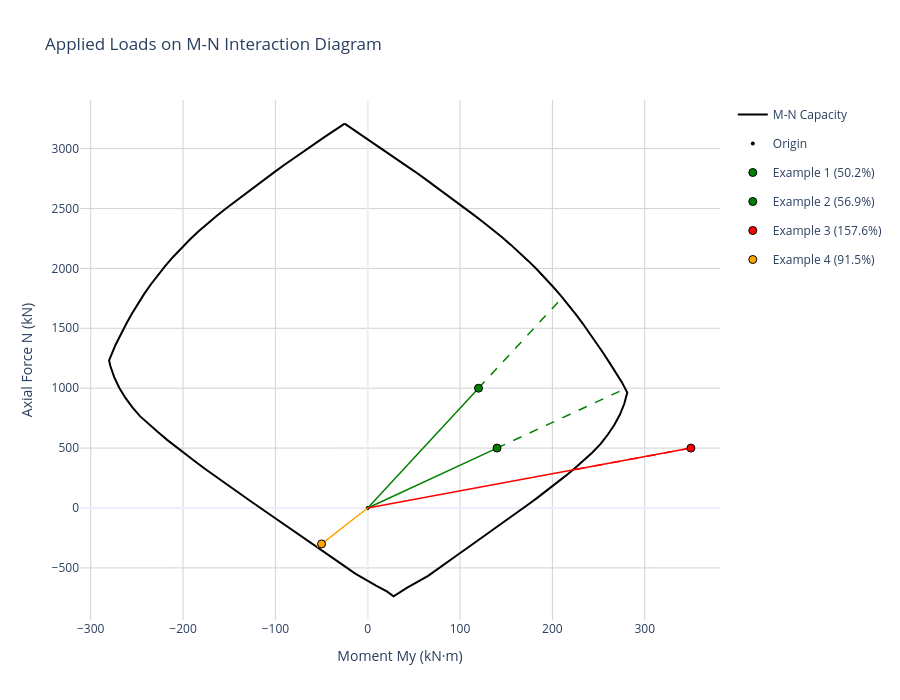

Write notebook code for a chart like this one.
### Markdown cell above
### Visualize Applied Loads on M-N Diagram

### Code cell
# Visualize applied loads using the new plot() method with load points
load_cases = [
    {"N_Ed": N_Ed_1, "M_Ed": M_Ed_1, "name": f"Example 1 ({util_1:.1%})"},
    {"N_Ed": N_Ed_2, "M_Ed": M_Ed_2, "name": f"Example 2 ({util_2:.1%})"},
    {"N_Ed": N_Ed_3, "M_Ed": M_Ed_3, "name": f"Example 3 ({util_3:.1%})"},
    {"N_Ed": N_Ed_4, "M_Ed": M_Ed_4, "name": f"Example 4 ({util_4:.1%})"},
]

fig = diagram.plot_mn(
    load_points=load_cases,
    show_vectors=True,
    show_metadata=True,
    show=True,
    title="Applied Loads on M-N Interaction Diagram",
    n_points=120
)

# The interactive plot shows:
# - Color-coded load points (green=safe, orange=warning, red=unsafe)
# - Vector rays from origin through load points to capacity boundary
# - Hover over load points to see full metadata:
#   * N_Ed, M_Ed (applied loads)
#   * N_Rd, M_Rd (capacity)
#   * Utilization ratio
#   * Pass/Fail status

### Figure 1 — Plotly figure (JSON) as saved in the notebook; plotly's stock layout.template omitted (floating-point values rounded to 4 significant figures)
{"data": [{"hovertemplate": "M: %{x:.1f} kN·m<br>N: %{y:.1f} kN<extra></extra>", "line": {"color": "black", "width": 2}, "mode": "lines", "name": "M-N Capacity", "type": "scatter", "x": [-25.0, -14.1, -3.126, 7.827, 18.72, 29.56, 40.34, 51.05, 61.72, 72.34, 82.93, 93.46, 104.0, 114.4, 124.8, 135.1, 145.2, 155.1, 164.7, 174.2, 183.3, 192.2, 200.9, 209.3, 217.5, 225.4, 233.1, 240.5, 247.8, 254.9, 261.8, 268.6, 275.4, 281.1, 277.8, 273.2, 267.1, 260.1, 252.2, 243.3, 233.8, 224.0, 213.9, 203.7, 193.3, 182.9, 172.3, 161.7, 151.0, 140.3, 129.6, 118.9, 108.2, 97.45, 86.68, 76.02, 65.38, 53.91, 42.28, 28.03, 20.69, 9.006, -2.58, -13.95, -24.71, -35.47, -46.31, -57.17, -68.0, -78.83, -89.64, -100.4, -111.2, -122.0, -132.8, -143.6, -154.3, -165.0, -175.6, -186.2, -196.7, -207.0, -217.3, -227.2, -237.1, -246.7, -255.0, -262.6, -269.1, -274.6, -278.6, -280.1, -273.0, -267.5, -261.6, -255.5, -249.0, -242.1, -234.8, -227.1, -219.0, -210.6, -201.8, -192.6, -183.2, -173.4, -163.4, -153.2, -142.8, -132.3, -121.8, -111.3, -100.8, -90.13, -79.44, -68.69, -57.86, -46.94, -35.94, -25.0], "y": [3208.0, 3151.0, 3095.0, 3039.0, 2982.0, 2924.0, 2866.0, 2808.0, 2749.0, 2690.0, 2630.0, 2570.0, 2509.0, 2449.0, 2388.0, 2325.0, 2261.0, 2196.0, 2129.0, 2060.0, 1990.0, 1918.0, 1845.0, 1770.0, 1694.0, 1616.0, 1537.0, 1458.0, 1377.0, 1296.0, 1214.0, 1131.0, 1048.0, 963.3, 869.6, 780.1, 694.6, 613.1, 535.5, 463.6, 395.5, 329.6, 265.7, 202.7, 141.5, 80.65, 20.96, -38.53, -97.44, -156.1, -214.7, -273.5, -332.1, -390.3, -448.3, -507.4, -566.3, -617.3, -666.5, -737.6, -695.6, -647.1, -597.4, -545.5, -487.4, -429.3, -371.9, -314.6, -257.2, -199.7, -142.0, -84.16, -26.4, 31.38, 89.26, 147.3, 205.9, 264.7, 323.8, 384.1, 444.3, 506.4, 568.7, 633.3, 699.0, 766.4, 841.5, 920.9, 1004.0, 1092.0, 1183.0, 1231.0, 1363.0, 1450.0, 1536.0, 1621.0, 1705.0, 1787.0, 1867.0, 1946.0, 2023.0, 2097.0, 2170.0, 2240.0, 2309.0, 2375.0, 2440.0, 2502.0, 2564.0, 2625.0, 2685.0, 2745.0, 2805.0, 2865.0, 2923.0, 2982.0, 3039.0, 3096.0, 3152.0, 3208.0]}, {"hovertemplate": "Origin (0,0)<extra></extra>", "marker": {"color": "black", "size": 4, "symbol": "circle"}, "mode": "markers", "name": "Origin", "type": "scatter", "x": [0], "y": [0]}, {"hoverinfo": "skip", "legendgroup": "lc_0", "line": {"color": "green", "dash": "solid", "width": 1.5}, "mode": "lines", "showlegend": false, "type": "scatter", "x": [0, 140], "y": [0, 500]}, {"hoverinfo": "skip", "legendgroup": "lc_0", "line": {"color": "green", "dash": "dash", "width": 1.5}, "mode": "lines", "showlegend": false, "type": "scatter", "x": [140, 278.9], "y": [500, 996.0]}, {"hovertemplate": "<b>Example 1 (50.2%)</b><br>N_Ed: 500.0 kN<br>M_Ed: 140.0 kN·m<br>N_Rd: 996.0 kN<br>M_Rd: 278.9 kN·m<br>Utilization: 50.2%<br>Status: ✓ PASS<extra></extra>", "legendgroup": "lc_0", "marker": {"color": "green", "line": {"color": "black", "width": 1}, "size": 8, "symbol": "circle"}, "mode": "markers", "name": "Example 1 (50.2%)", "type": "scatter", "x": [140], "y": [500]}, {"hoverinfo": "skip", "legendgroup": "lc_1", "line": {"color": "green", "dash": "solid", "width": 1.5}, "mode": "lines", "showlegend": false, "type": "scatter", "x": [0, 120], "y": [0, 1000]}, {"hoverinfo": "skip", "legendgroup": "lc_1", "line": {"color": "green", "dash": "dash", "width": 1.5}, "mode": "lines", "showlegend": false, "type": "scatter", "x": [120, 210.8], "y": [1000, 1756.0]}, {"hovertemplate": "<b>Example 2 (56.9%)</b><br>N_Ed: 1000.0 kN<br>M_Ed: 120.0 kN·m<br>N_Rd: 1756.4 kN<br>M_Rd: 210.8 kN·m<br>Utilization: 56.9%<br>Status: ✓ PASS<extra></extra>", "legendgroup": "lc_1", "marker": {"color": "green", "line": {"color": "black", "width": 1}, "size": 8, "symbol": "circle"}, "mode": "markers", "name": "Example 2 (56.9%)", "type": "scatter", "x": [120], "y": [1000]}, {"hoverinfo": "skip", "legendgroup": "lc_2", "line": {"color": "red", "dash": "solid", "width": 1.5}, "mode": "lines", "showlegend": false, "type": "scatter", "x": [0, 350], "y": [0, 500]}, {"hoverinfo": "skip", "legendgroup": "lc_2", "line": {"color": "red", "dash": "dash", "width": 1.5}, "mode": "lines", "showlegend": false, "type": "scatter", "x": [350, 222.0], "y": [500, 317.2]}, {"hovertemplate": "<b>Example 3 (157.6%)</b><br>N_Ed: 500.0 kN<br>M_Ed: 350.0 kN·m<br>N_Rd: 317.2 kN<br>M_Rd: 222.0 kN·m<br>Utilization: 157.6%<br>Status: ✗ FAIL<extra></extra>", "legendgroup": "lc_2", "marker": {"color": "red", "line": {"color": "black", "width": 1}, "size": 8, "symbol": "circle"}, "mode": "markers", "name": "Example 3 (157.6%)", "type": "scatter", "x": [350], "y": [500]}, {"hoverinfo": "skip", "legendgroup": "lc_3", "line": {"color": "orange", "dash": "solid", "width": 1.5}, "mode": "lines", "showlegend": false, "type": "scatter", "x": [0, -50], "y": [0, -300]}, {"hoverinfo": "skip", "legendgroup": "lc_3", "line": {"color": "orange", "dash": "dash", "width": 1.5}, "mode": "lines", "showlegend": false, "type": "scatter", "x": [-50, -54.65], "y": [-300, -327.9]}, {"hovertemplate": "<b>Example 4 (91.5%)</b><br>N_Ed: -300.0 kN<br>M_Ed: -50.0 kN·m<br>N_Rd: -327.9 kN<br>M_Rd: -54.6 kN·m<br>Utilization: 91.5%<br>Status: ✓ PASS<extra></extra>", "legendgroup": "lc_3", "marker": {"color": "orange", "line": {"color": "black", "width": 1}, "size": 8, "symbol": "circle"}, "mode": "markers", "name": "Example 4 (91.5%)", "type": "scatter", "x": [-50], "y": [-300]}], "layout": {"height": 700, "legend": {"x": 1.02, "xanchor": "left", "y": 1, "yanchor": "top"}, "title": {"text": "Applied Loads on M-N Interaction Diagram"}, "width": 900, "xaxis": {"gridcolor": "lightgray", "range": [-311.6, 381.5], "title": {"text": "Moment My (kN·m)"}, "zeroline": true}, "yaxis": {"gridcolor": "lightgray", "range": [-934.9, 3405.0], "title": {"text": "Axial Force N (kN)"}, "zeroline": true}}}
